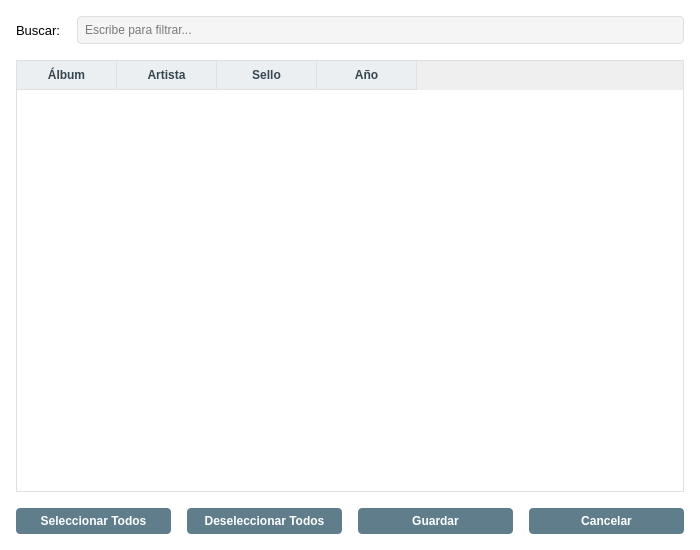
<?xml version="1.0" encoding="UTF-8"?>
<ui version="4.0">
 <class>AlbumFilterDialog</class>
 <widget class="QDialog" name="AlbumFilterDialog">
  <property name="geometry">
   <rect>
    <x>0</x>
    <y>0</y>
    <width>700</width>
    <height>550</height>
   </rect>
  </property>
  <property name="minimumSize">
   <size>
    <width>700</width>
    <height>500</height>
   </size>
  </property>
  <property name="windowTitle">
   <string>Filtrar Álbumes</string>
  </property>
  <property name="styleSheet">
   <string notr="true">QDialog {
	background-color: #FFFFFF;
}

QLabel {
	font-family: 'Segoe UI', Arial, sans-serif;
	font-size: 10pt;
}

QLineEdit {
	border: 1px solid #E0E0E0;
	border-radius: 4px;
	padding: 5px;
	background-color: #F5F5F5;
}

QLineEdit:focus {
	border: 1px solid #78909C;
	background-color: #FFFFFF;
}

QPushButton {
	background-color: #607D8B;
	color: white;
	border: none;
	border-radius: 4px;
	padding: 6px 12px;
	font-weight: bold;
}

QPushButton:hover {
	background-color: #78909C;
}

QPushButton:pressed {
	background-color: #546E7A;
}

QTableWidget {
	border: 1px solid #E0E0E0;
	background-color: #FFFFFF;
	alternate-background-color: #F5F5F5;
	selection-background-color: #CFD8DC;
}

QTableWidget::item {
	padding: 4px;
	border-bottom: 1px solid #E0E0E0;
}

QHeaderView::section {
	background-color: #ECEFF1;
	color: #37474F;
	padding: 5px;
	border: none;
	border-right: 1px solid #E0E0E0;
	border-bottom: 1px solid #E0E0E0;
	font-weight: bold;
}</string>
  </property>
  <layout class="QVBoxLayout" name="verticalLayout">
   <property name="spacing">
    <number>16</number>
   </property>
   <property name="leftMargin">
    <number>16</number>
   </property>
   <property name="topMargin">
    <number>16</number>
   </property>
   <property name="rightMargin">
    <number>16</number>
   </property>
   <property name="bottomMargin">
    <number>16</number>
   </property>
   <item>
    <layout class="QHBoxLayout" name="searchLayout">
     <item>
      <widget class="QLabel" name="searchLabel">
       <property name="text">
        <string>Buscar:</string>
       </property>
      </widget>
     </item>
     <item>
      <widget class="QLineEdit" name="search_edit">
       <property name="placeholderText">
        <string>Escribe para filtrar...</string>
       </property>
       <property name="clearButtonEnabled">
        <bool>true</bool>
       </property>
      </widget>
     </item>
    </layout>
   </item>
   <item>
    <widget class="QTableWidget" name="albums_table">
     <property name="alternatingRowColors">
      <bool>true</bool>
     </property>
     <property name="selectionMode">
      <enum>QAbstractItemView::SingleSelection</enum>
     </property>
     <property name="selectionBehavior">
      <enum>QAbstractItemView::SelectRows</enum>
     </property>
     <property name="sortingEnabled">
      <bool>true</bool>
     </property>
     <attribute name="horizontalHeaderStretchLastSection">
      <bool>false</bool>
     </attribute>
     <column>
      <property name="text">
       <string>Álbum</string>
      </property>
     </column>
     <column>
      <property name="text">
       <string>Artista</string>
      </property>
     </column>
     <column>
      <property name="text">
       <string>Sello</string>
      </property>
     </column>
     <column>
      <property name="text">
       <string>Año</string>
      </property>
     </column>
    </widget>
   </item>
   <item>
    <layout class="QHBoxLayout" name="buttonLayout">
     <item>
      <widget class="QPushButton" name="select_all_btn">
       <property name="text">
        <string>Seleccionar Todos</string>
       </property>
       <property name="icon">
        <iconset>
         <normaloff>icons/select_all.svg</normaloff>icons/select_all.svg</iconset>
       </property>
      </widget>
     </item>
     <item>
      <widget class="QPushButton" name="deselect_all_btn">
       <property name="text">
        <string>Deseleccionar Todos</string>
       </property>
       <property name="icon">
        <iconset>
         <normaloff>icons/deselect_all.svg</normaloff>icons/deselect_all.svg</iconset>
       </property>
      </widget>
     </item>
     <item>
      <widget class="QPushButton" name="save_btn">
       <property name="text">
        <string>Guardar</string>
       </property>
       <property name="icon">
        <iconset>
         <normaloff>icons/save.svg</normaloff>icons/save.svg</iconset>
       </property>
      </widget>
     </item>
     <item>
      <widget class="QPushButton" name="cancel_btn">
       <property name="text">
        <string>Cancelar</string>
       </property>
       <property name="icon">
        <iconset>
         <normaloff>icons/cancel.svg</normaloff>icons/cancel.svg</iconset>
       </property>
      </widget>
     </item>
    </layout>
   </item>
  </layout>
 </widget>
 <resources/>
 <connections/>
</ui>
